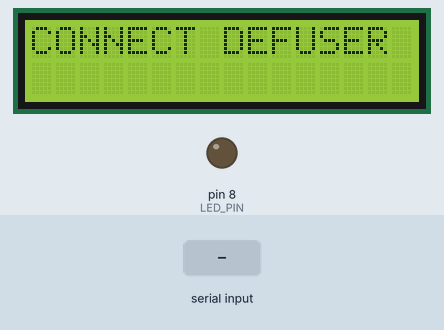
Recording of a sketch running on a simulated Arduino Uno, built with avr-gcc and run on an emulated ATmega328P. On the bench: 16×2 character LCD, output pins drawn as LEDs (lit = HIGH). Inputs (shaded band) come from the test bench. What the sketch prints to the serial monitor is not drawn.

Above: at 1.2 s.
1.3 s: "90,45\n" received over Serial
At 1.31 s:
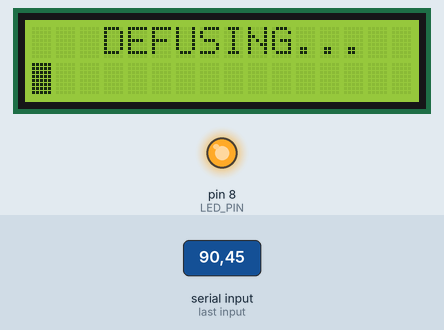
At 2.4 s:
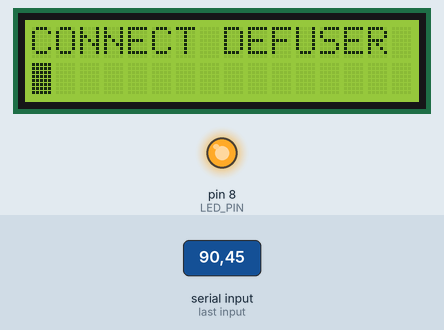
2.8 s: byte 68 (DEFUSE_SUCCESS) received over Serial
4.3 s: byte 83 (DEFUSE_STARTED) received over Serial
At 5.5 s:
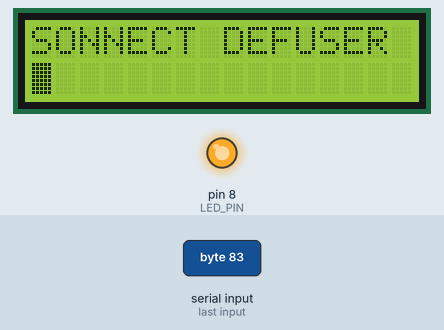
Timing chart, 0 to 7.3 s (numbered marks = the images above; inputs shaded):
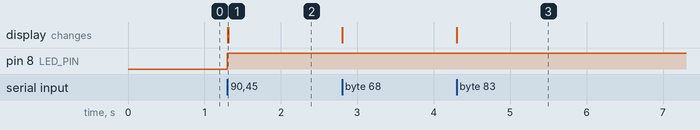

The sketch:

defuser.ino
```cpp
#include <LiquidCrystal.h>

#define BAUD_RATE 19200
#define LED_PIN 8

// seconds
#define DEFUSE_DEFAULT_TIME 90
#define DEFUSE_MIN_TIME 1

// SERIAL macros
#define DEFUSE_STARTED 'S'
#define DEFUSE_FAILED 'F'
#define DEFUSE_SUCCESS 'D'
#define DEFUSE_WAITING 'W'

//LCD
#define LCD_COLUMNS 16
#define LCD_ROWS 2
#define LCD_BOX 255
#define LCD_BLANK "                "

// DEFUSE_TIMES
#define DEFUSE_TIME_90 90
#define DEFUSE_TIME_30 60
#define DEFUSE_TIME_15 30
#define DEFUSE_TIME_1 15

#define MINS_HIGH 99
#define MINS_MID 30
#define MINS_LOW 15
#define MINS_LAST 1

#define DELAY_DEFAULT_TIME 5000

/* *********************************************************************************************************** */

// Time calc
int defuseTime_calculate(int mins);
/* *********************************************************************************************************** */

// SERIAL
char defuseStatusRefresh(int defuse_temp_time);
int serialComms();
void disconnection_restart();
/* *********************************************************************************************************** */

/* *********************************************************************************************************** */

// Timer
unsigned long refreshTimer(unsigned long previousMillis);

/* *********************************************************************************************************** */

/* *********************************************************************************************************** */

// LCD
void lcdRefresh();

/* *********************************************************************************************************** */


LiquidCrystal lcd(7,6,5,4,3,2);

char response = DEFUSE_STARTED;
char oldResponse = -1;
char defuseStatus = DEFUSE_WAITING;
char oldDefuseStatus = -1;

// Timer variables
unsigned long timer_defuser;
unsigned long timer_serial;
unsigned long interval_defuser = 1000UL;
unsigned long interval_serial = 2000UL;

// flags
bool serial_waiting = false;

// Defuse time is in seconds
int defuseTime = DEFUSE_DEFAULT_TIME;
int defuse_time_remaining = DEFUSE_DEFAULT_TIME;

void setup()
{
  Serial.begin(BAUD_RATE);
  pinMode(LED_PIN,OUTPUT);
  lcd.begin(16,2);
}

void loop()
{
  defuseStatus = defuseStatusRefresh( serialComms() );
  if(defuseStatus != DEFUSE_SUCCESS)
  {
    if(defuseStatus == DEFUSE_STARTED)
    {
      if(defuseStatus != oldDefuseStatus)
      {
        lcd.setCursor(0,0);
        lcd.print(LCD_BLANK);
        lcd.setCursor(0,0);
        lcd.print("   DEFUSING...");
        //lcd.print(defuseTime);
      }
      timer_defuser = refreshTimer(timer_defuser);
    }
    else
    {
      if(defuseStatus != oldDefuseStatus)
      {
        lcd.setCursor(0,0);
        lcd.print(LCD_BLANK);
        lcd.setCursor(0,0);
        lcd.print("CONNECT DEFUSER");
      }
    }
    oldDefuseStatus = defuseStatus;
  }
  else
  {
    lcd.setCursor(0,0);
    lcd.print(LCD_BLANK);
    lcd.setCursor(0,0);
    lcd.print("  BOMB DEFUSED");
    lcd.setCursor(0,1);
    lcd.print(LCD_BLANK);
    Serial.println(DEFUSE_SUCCESS);

    defuseStatus = DEFUSE_WAITING;
    oldDefuseStatus = DEFUSE_FAILED;
    defuseTime = DEFUSE_DEFAULT_TIME;
    defuse_time_remaining = DEFUSE_DEFAULT_TIME;
    Serial.end();
    Serial.begin(BAUD_RATE);
    Serial.flush();
    delay(DELAY_DEFAULT_TIME);
    lcd.clear();

  }

}

/* *********************************************************************************************************** */

// Time calc
int defuseTime_calculate(int mins)
{
  if( mins > MINS_MID )
  {
    return DEFUSE_TIME_90;
  }
  else if( mins >= MINS_LOW )
  {
    return DEFUSE_TIME_30;
  }
  else if ( mins >= MINS_LAST )
  {
    return DEFUSE_TIME_15;
  }
  else
  {
    return DEFUSE_TIME_1;
  }
}

/* *********************************************************************************************************** */

// SERIAL

char defuseStatusRefresh(int defuse_temp_time)
{

  if(defuseStatus == DEFUSE_WAITING)
  {
    if(defuse_temp_time <= DEFUSE_DEFAULT_TIME && defuse_temp_time >= DEFUSE_MIN_TIME )
    {
      defuseTime = defuse_temp_time ;
      defuse_time_remaining = defuse_temp_time;
      digitalWrite(LED_PIN,HIGH);
      return DEFUSE_STARTED;
    }
    return DEFUSE_WAITING;
  }
  else if(defuseStatus == DEFUSE_STARTED)
  {
    if(defuse_time_remaining <= 0 && response != DEFUSE_FAILED)
    {
      digitalWrite(LED_PIN,LOW);
      return DEFUSE_SUCCESS;
    }
  }


}

void disconnection_restart()
{
  defuseStatus = DEFUSE_WAITING;
  oldDefuseStatus = -1;
  lcd.clear();
  lcd.setCursor(0,0);
  lcd.print("DISCONNECTED!");
  defuseTime = DEFUSE_DEFAULT_TIME;
  defuse_time_remaining = DEFUSE_DEFAULT_TIME;
  Serial.flush();
  Serial.end();
  Serial.begin(BAUD_RATE);
  Serial.flush();
  digitalWrite(LED_PIN,LOW);
  delay(DELAY_DEFAULT_TIME);
  lcd.clear();
}

int serialComms()
{
  int defuse_temp_time = -1;
  char tmp_response;
  unsigned long currentMillis = millis();
  if(currentMillis - timer_serial > interval_serial)
  {
    Serial.println(defuseStatus);
    timer_serial = currentMillis;
    if(defuseStatus == DEFUSE_STARTED)
    {
      if(serial_waiting && response != DEFUSE_STARTED)
      {
        disconnection_restart();
      }

      serial_waiting = !serial_waiting;
      response = DEFUSE_FAILED;
      lcd.setCursor(0,0);
      lcd.print(response);
    }

   }
   else
   {
    if(Serial.available())
    {
        if( (defuseStatus == DEFUSE_WAITING) )
        {
          defuse_temp_time = Serial.parseInt();
          defuse_temp_time = defuseTime_calculate(defuse_temp_time);
        }
        else
        {
          tmp_response = Serial.read();
          if(tmp_response == DEFUSE_SUCCESS || tmp_response == DEFUSE_STARTED)
          {
            response = tmp_response;
            lcd.setCursor(0,0);
            lcd.print(response);
          }
        }
    }
   }
  return defuse_temp_time;
}

/* *********************************************************************************************************** */

// Timer
unsigned long refreshTimer(unsigned long previousMillis)
{
  unsigned long currentMillis = millis();
  if(currentMillis - previousMillis > interval_defuser)
  {
    defuse_time_remaining--;
    lcdRefresh();
    return currentMillis;
  }
  return previousMillis;
}

/* *********************************************************************************************************** */

// LCD
void lcdRefresh()
{
  int lcd_boxes_num = LCD_COLUMNS * ( (float) ( (float) defuse_time_remaining /  (float) defuseTime ) ) ;
  for(int i = 0; i < LCD_COLUMNS - lcd_boxes_num ; i++)
  {
    lcd.setCursor(i,1);
    lcd.write(LCD_BOX);
  }
  lcd.setCursor(0,0);
}

/* *********************************************************************************************************** */
```

Measured:
- after the input at 1.3 s, pin 8 (LED_PIN): LOW → HIGH at once; the display: changes at once (image 1)
- after the input at 4.3 s, the display: changes at once (image 3)
